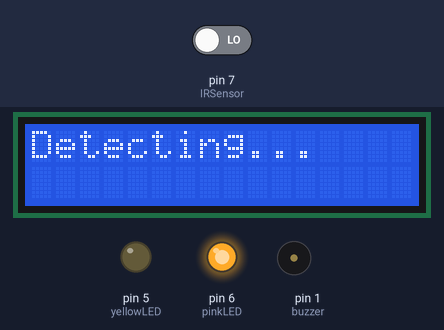
The sketch below on a simulated Arduino Uno, built with avr-gcc and run on an emulated ATmega328P. On the bench: 16×2 character LCD, output pins drawn as LEDs (lit = HIGH), buzzer (waves = sounding, pin HIGH). Dashed ring = blinking. The test bench sets the inputs (shaded band); at power-on: pin 7 (IRSensor) LOW.

Above: at 1.2 s.
1.3 s: pin 7 (IRSensor) driven HIGH
At 2.5 s:
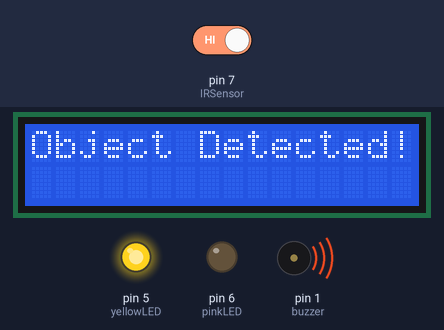
3.5 s: pin 7 (IRSensor) driven LOW
At 4.4 s:
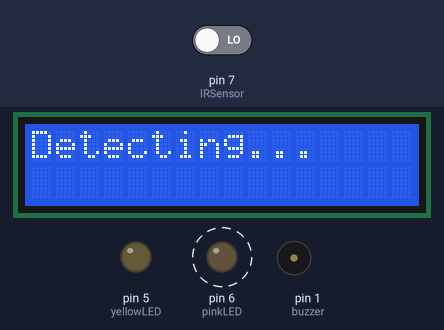
Timing chart, 0 to 13.5 s (numbered marks = the images above; inputs shaded):
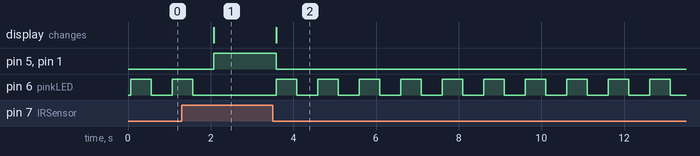

The sketch:

IR-SENSOR.ino
```cpp
#include <LiquidCrystal.h>

// Initialize LCD with pins: RS, E, D4, D5, D6, D7
LiquidCrystal lcd(13, 12, 11, 10, 9, 8);

int IRSensor = 7; // connect IR sensor module to Arduino pin D7
int buzzer = 1;    // connect buzzer to pin D6
int pinkLED = 6;   // connect pink LED to pin D4
int yellowLED = 5; // connect yellow LED to pin D5

void setup() {
    lcd.begin(16, 2); // Initialize LCD
    pinMode(IRSensor, INPUT); // IR Sensor pin INPUT
    pinMode(buzzer, OUTPUT); // Buzzer OUTPUT
    pinMode(pinkLED, OUTPUT); // Pink LED OUTPUT
    pinMode(yellowLED, OUTPUT); // Yellow LED OUTPUT

    lcd.print("Detecting..."); // Initial message on LCD
    lcd.setCursor(0, 1);
}

void loop() {
    int sensorStatus = digitalRead(IRSensor); // Read IR sensor status

    if (sensorStatus == HIGH) { // Check if an object is detected
        lcd.clear(); // Clear previous message
        lcd.print("Object Detected!"); // Display object detected message

        digitalWrite(yellowLED, HIGH); // Turn on yellow LED
        digitalWrite(pinkLED, LOW); // Turn off pink LED
        digitalWrite(buzzer, HIGH); // Turn on buzzer

        delay(500); // Keep LED and buzzer active for a moment

    } else {
        lcd.clear(); // Clear previous message
        lcd.print("Detecting..."); // Display detecting message

        digitalWrite(pinkLED, HIGH); // Blink pink LED
        digitalWrite(yellowLED, LOW); // Turn off yellow LED
        digitalWrite(buzzer, LOW); // Turn off buzzer

        delay(500);

        digitalWrite(pinkLED, LOW); // Turn off pink LED for next blink
        delay(500);
    }
}
```

Measured:
- after the input at 1.3 s, pin 5 (yellowLED), pin 1 (buzzer): LOW → HIGH after 0.78 s; pin 6 (pinkLED): goes on until 1.6 s, then stays LOW; the display: changes after 0.78 s (image 1)
- after the input at 3.5 s, pin 5 (yellowLED), pin 1 (buzzer): HIGH → LOW after 0.09 s; pin 6 (pinkLED): alternates HIGH for 0.50 s and LOW for 0.50 s, starting after 0.09 s; the display: changes after 0.09 s (image 2)
